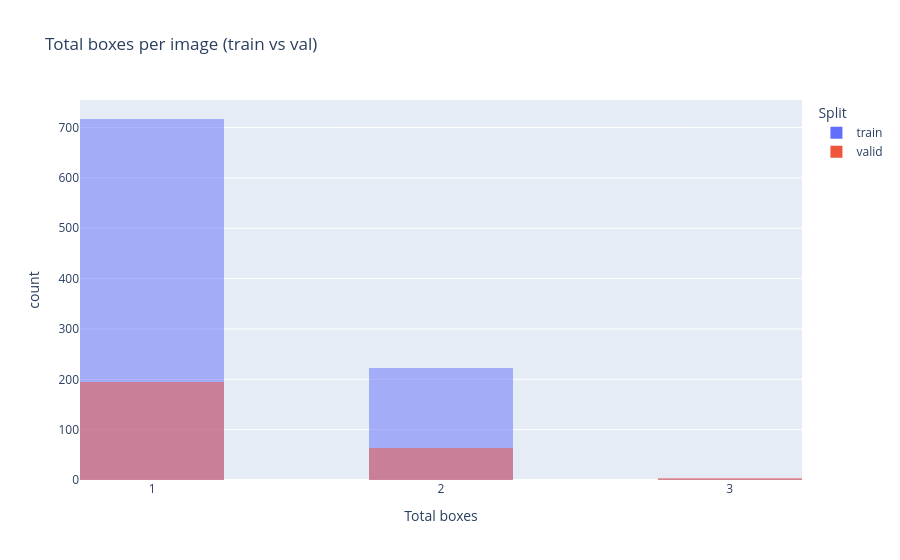

This figure's notebook cell:
### Code cell
fig = px.histogram(
    x=boxes_per_image["train"] + boxes_per_image["valid"],
    color=["train"] * len(boxes_per_image["train"]) + ["valid"] * len(boxes_per_image["valid"]),
    barmode="overlay",
    nbins=10,
    title="Total boxes per image (train vs val)",
    labels={"x": "Total boxes", "color": "Split"}
)

fig.update_xaxes(tickvals=[1,2,3])

fig.show()

### Figure 1 — Plotly figure (JSON) as saved in the notebook; plotly's stock layout.template omitted (floating-point values rounded to 4 significant figures; data arrays with more than 128 entries replaced by an {"elided": "..."} marker saying what was removed)
{"data": [{"bingroup": "x", "hovertemplate": "Split=train<br>Total boxes=%{x}<br>count=%{y}<extra></extra>", "legendgroup": "train", "marker": {"color": "#636efa", "opacity": 0.5, "pattern": {"shape": ""}}, "name": "train", "nbinsx": 10, "orientation": "v", "showlegend": true, "type": "histogram", "x": {"elided": "942 int values"}, "xaxis": "x", "yaxis": "y"}, {"bingroup": "x", "hovertemplate": "Split=valid<br>Total boxes=%{x}<br>count=%{y}<extra></extra>", "legendgroup": "valid", "marker": {"color": "#EF553B", "opacity": 0.5, "pattern": {"shape": ""}}, "name": "valid", "nbinsx": 10, "orientation": "v", "showlegend": true, "type": "histogram", "x": {"elided": "261 int values"}, "xaxis": "x", "yaxis": "y"}], "layout": {"barmode": "overlay", "legend": {"title": {"text": "Split"}, "tracegroupgap": 0}, "title": {"text": "Total boxes per image (train vs val)"}, "xaxis": {"anchor": "y", "domain": [0, 1], "tickvals": [1, 2, 3], "title": {"text": "Total boxes"}}, "yaxis": {"anchor": "x", "domain": [0, 1], "title": {"text": "count"}}}}
